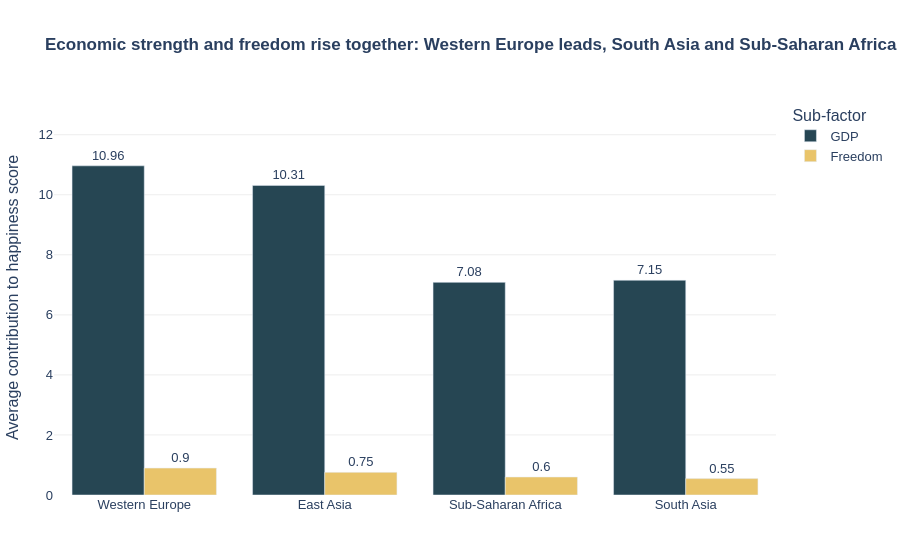

Here is the notebook cell this chart was saved with:
### Markdown cell above
---
## Done? Stretch Goal

If you finish both tasks with time to spare, try this:

**Task 3 (stretch):** Build a **grouped bar chart** comparing 2 sub-factors (e.g. `GDP_per_capita` and `Freedom`) across the 5 most populated regions. Use colour meaningfully and write an insight title.

Regions to include: `'Western Europe'`, `'Latin America'`, `'East Asia'`, `'Sub-Saharan Africa'`, `'South Asia'`

### Code cell
# Stretch goal: grouped bar chart (GDP vs Freedom)
regions = ['Western Europe', 'Latin America', 'East Asia',
           'Sub-Saharan Africa', 'South Asia']

# Safety check: warn if a region name isn't in your data
missing = [r for r in regions if r not in df['Region'].unique()]
if missing:
    print("Not found in dataset (check spelling):", missing)

summary = (df[df['Region'].isin(regions)]
           .groupby('Region')[['GDP', 'Freedom']]
           .mean()
           .reindex([r for r in regions if r not in missing]))

fig3 = go.Figure()
fig3.add_trace(go.Bar(name='GDP', x=summary.index, y=summary['GDP'],
                      marker_color='#264653',
                      text=summary['GDP'].round(2), textposition='outside'))
fig3.add_trace(go.Bar(name='Freedom', x=summary.index, y=summary['Freedom'],
                      marker_color='#e9c46a',
                      text=summary['Freedom'].round(2), textposition='outside'))

fig3.update_layout(
    barmode='group',
    title=dict(
        text="<b>Economic strength and freedom rise together: Western Europe leads, South Asia and Sub-Saharan Africa lag</b>",
        font=dict(size=17)
    ),
    xaxis=dict(title=''),
    yaxis=dict(title='Average contribution to happiness score',
               range=[0, summary.max().max() * 1.2],  # zero baseline
               gridcolor='#eeeeee'),
    plot_bgcolor='white',
    font=dict(family='Arial', size=13),
    legend=dict(title='Sub-factor'),
    height=550,
    margin=dict(l=20, r=40, t=100, b=50)
)

fig3.show()

### Figure 1 — Plotly figure (JSON) as saved in the notebook; plotly's stock layout.template omitted (floating-point values rounded to 4 significant figures)
{"data": [{"marker": {"color": "#264653"}, "name": "GDP", "text": [10.96, 10.31, 7.08, 7.15], "textposition": "outside", "type": "bar", "x": ["Western Europe", "East Asia", "Sub-Saharan Africa", "South Asia"], "y": [10.96, 10.31, 7.082, 7.152]}, {"marker": {"color": "#e9c46a"}, "name": "Freedom", "text": [0.9, 0.75, 0.6, 0.55], "textposition": "outside", "type": "bar", "x": ["Western Europe", "East Asia", "Sub-Saharan Africa", "South Asia"], "y": [0.8961, 0.754, 0.5994, 0.5463]}], "layout": {"barmode": "group", "font": {"family": "Arial", "size": 13}, "height": 550, "legend": {"title": {"text": "Sub-factor"}}, "margin": {"b": 50, "l": 20, "r": 40, "t": 100}, "plot_bgcolor": "white", "title": {"font": {"size": 17}, "text": "<b>Economic strength and freedom rise together: Western Europe leads, South Asia and Sub-Saharan Africa lag</b>"}, "xaxis": {"title": {"text": ""}}, "yaxis": {"gridcolor": "#eeeeee", "range": [0, 13.16], "title": {"text": "Average contribution to happiness score"}}}}
